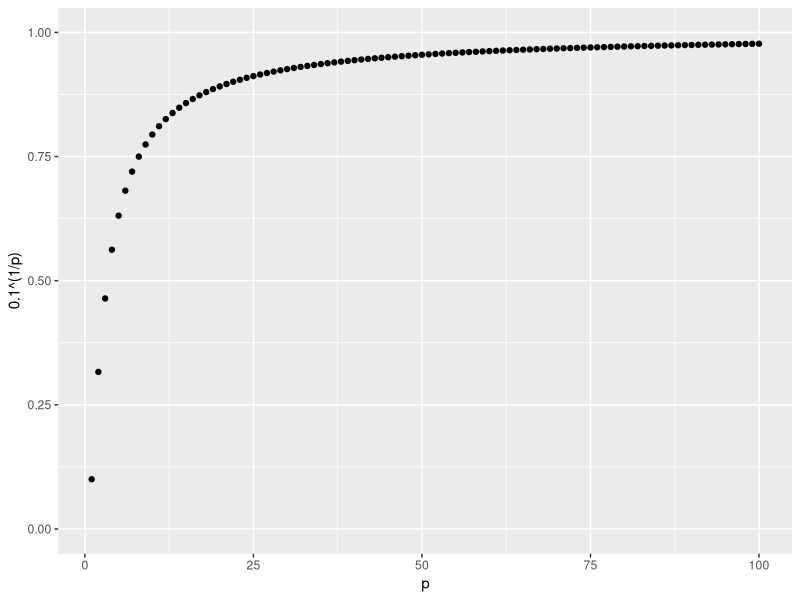
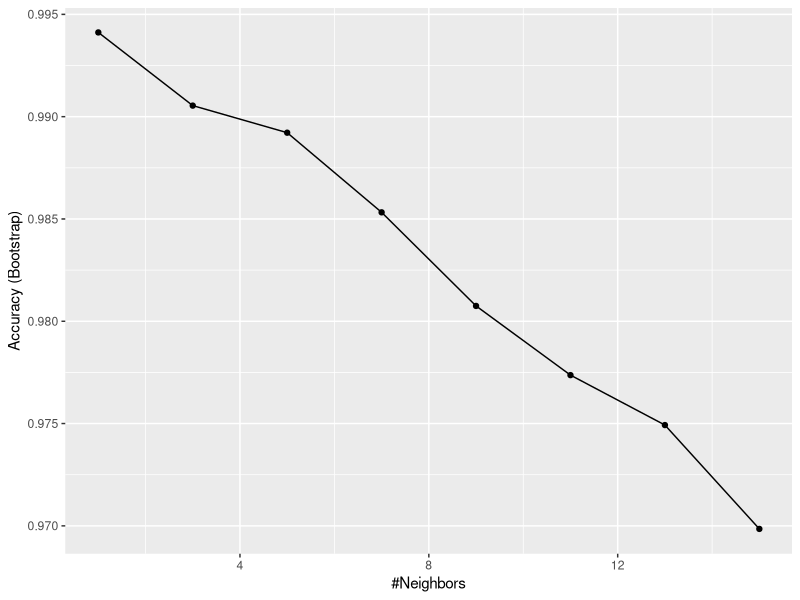
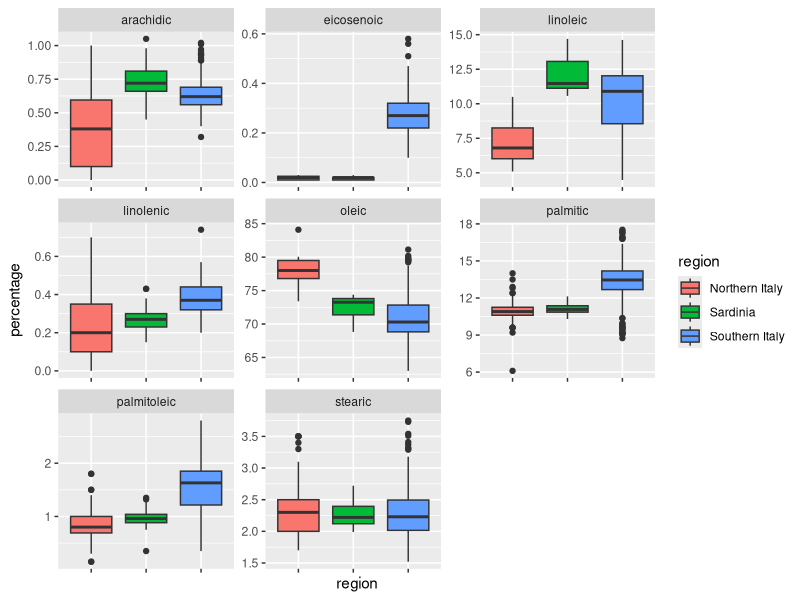
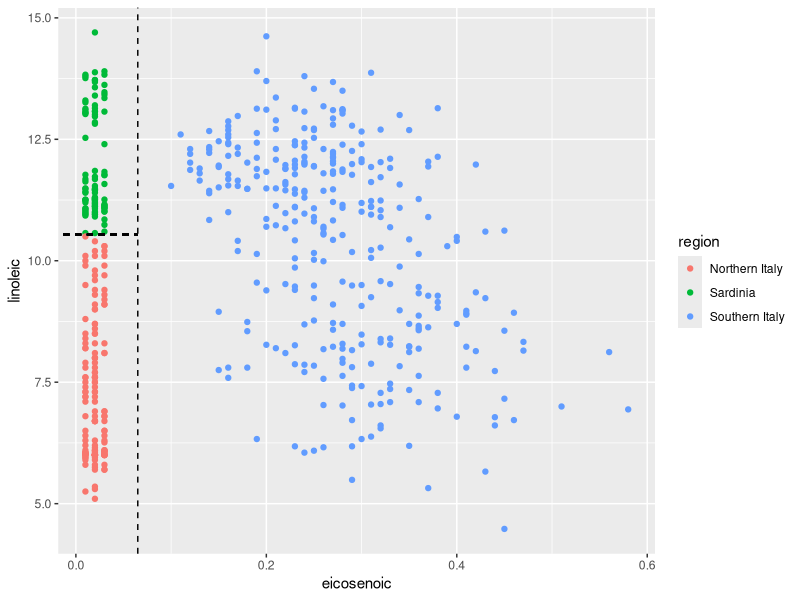

Here is the R script that generated these plots, in order:
#-------------------contents----------------------
#1. The curse of dimensionality
#2. CART motivation (fatty acids example)
#2.1 Using kNN neighbours (fatty acids example)
#2.2 Plotting the data (fatty acids example)


#-------------------------1. The curse of dimensionality---------------------
library(tidyverse)
p <- 1:100
qplot(p, .1^(1/p), ylim = c(0,1)) #If we want to include 10% of the data in a p dimensional space, 
#the size of the p dimensional shap is. This proportion gets close to 1 quickly, and if the proportion
#is 1 it means we include all the data and are no longer smoothing.

#-------------------------2. CART motivation (fatty acids example)---------------------
#We are going to try to predict the region using the 8 fatty accids as predictors
library(tidyverse)
library(dslabs)
data("olive")
olive %>% as_tibble()

summary(olive)
table(olive$region)

#-------------------------2.1 Using kNN neighbours (fatty acids example)---------------------
library(caret)
fit <- train(region ~ ., method = "knn",
             tuneGrid = data.frame(k = seq(1, 15, 2)),
             data = olive)

olive <- select(olive, -area) #We remove the area column because we won’t use it as a predictor.

#-------------------------2.2 Plotting the data (fatty acids example)---------------------
ggplot(fit)

library(ggplot2)
olive %>% gather(fatty_acid, percentage, -region) %>%
  ggplot(aes(region, percentage, fill = region)) +
  geom_boxplot() +
  facet_wrap(~fatty_acid, scales = "free") + #scales="free" makes the scales vary among the graphs
  theme(axis.text.x = element_blank()) #eliminates the labels from the x axis

#This implies that we should be able to build an algorithm that predicts perfectly! We can see this clearly by
#plotting the values for eicosenoic and linoleic.

p <- olive %>%
  ggplot(aes(eicosenoic, linoleic, color = region)) +
  geom_point()

p + geom_vline(xintercept = 0.065, lty = 2) +
  geom_segment(x = -0.2, y = 10.54, xend = 0.065, yend = 10.54, color = "black", lty = 2) #we use this code to add 
#the line segments
